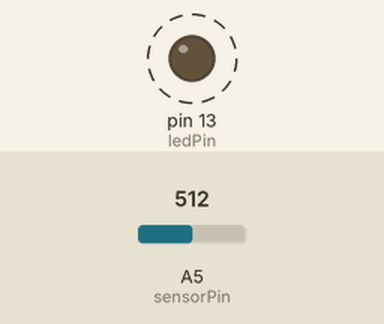
This sketch was run on a simulated Arduino Uno, built with avr-gcc and run on an emulated ATmega328P. Parts: output pins drawn as LEDs (lit = HIGH). Dashed ring = blinking. The inputs (shaded band) are chosen by the test bench; at power-on: A5 (sensorPin) = 512. What the sketch prints to the serial monitor is not drawn.

Above: at 1.8 s.
1.9 s: A5 (sensorPin) set to 0
At 2.6 s:
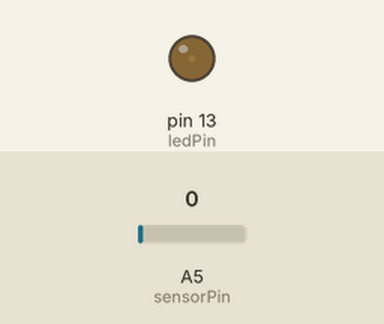
3.6 s: A5 (sensorPin) set to 122
At 3.9 s:
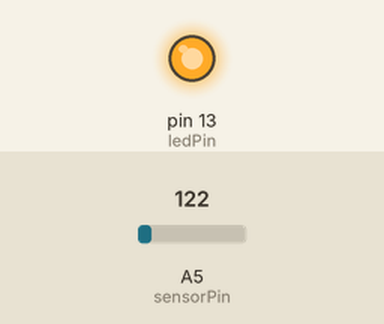
Timing chart, 0 to 13.1 s (numbered marks = the images above; inputs shaded):
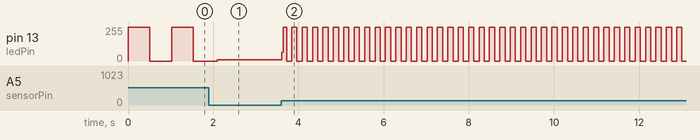

Measured:
- after the input at 3.6 s, pin 13 (ledPin): 10/255 → 65/255 at once, then moves between 0/255 and 255/255, repeating every 0.24 s
- by itself, pin 13 (ledPin): alternates 255/255 for 0.51 s and 0/255 for 0.51 s

The sketch:

SFKneo-21_PfotoresistorSensor.ino
```cpp
int sensorPin = A5;
int ledPin = 13;
int sensorValue = 0;

void setup() {
  pinMode(ledPin, OUTPUT);
  Serial.begin(115200);
}
void loop() {
  sensorValue = analogRead(sensorPin);
  digitalWrite(ledPin, HIGH);
  delay(sensorValue);
  digitalWrite(ledPin, LOW);
  delay(sensorValue);
  Serial.println(sensorValue, DEC);
}
```
